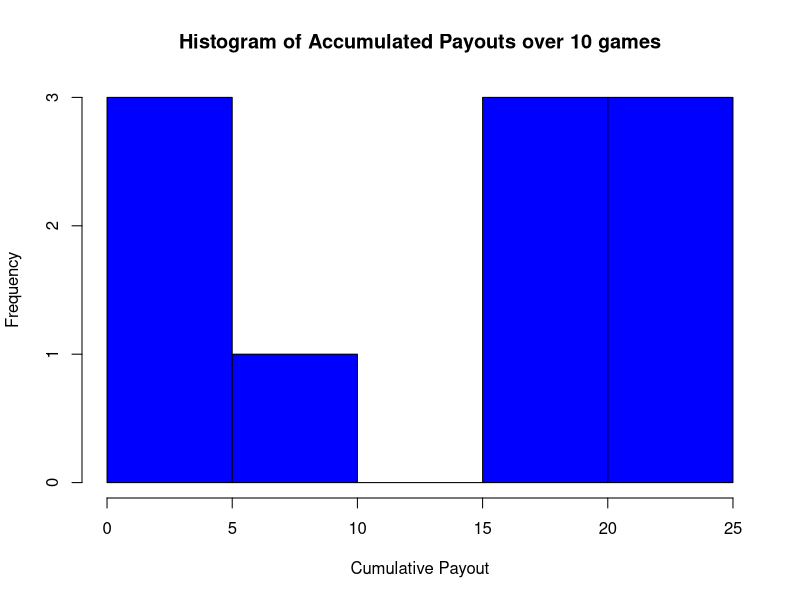
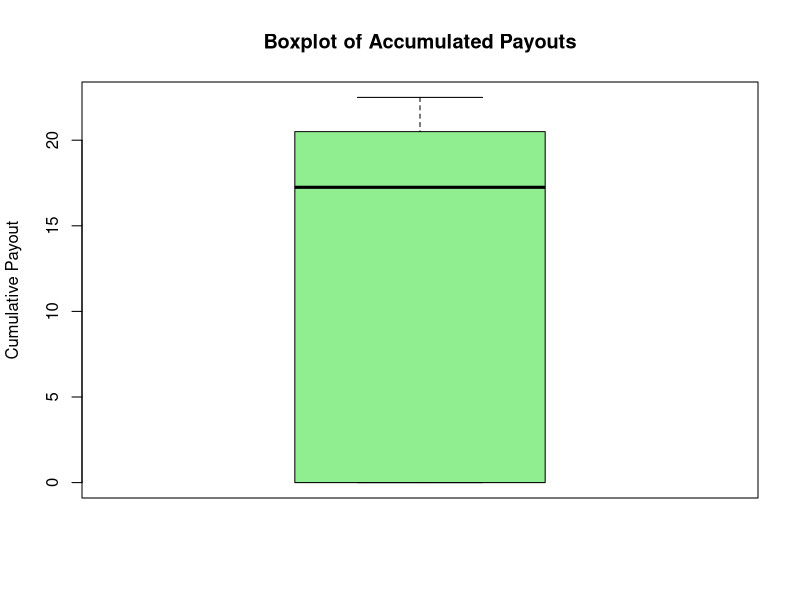
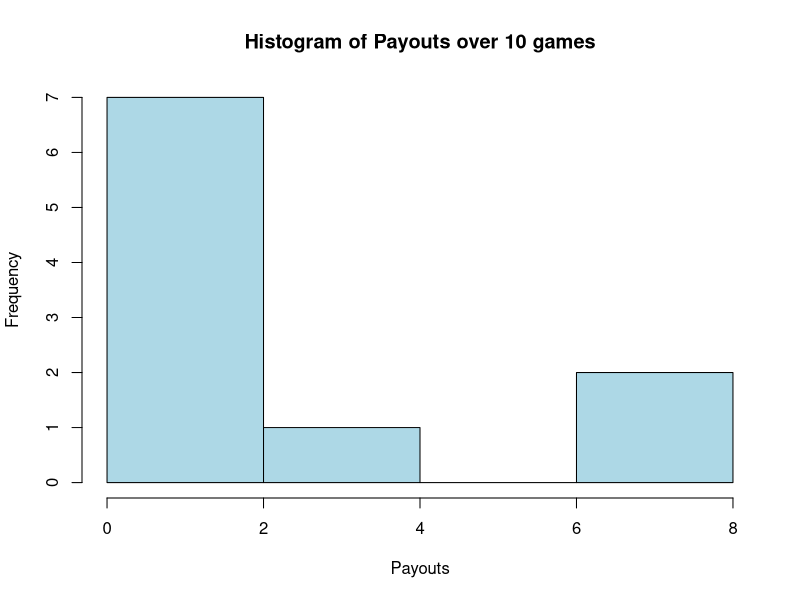
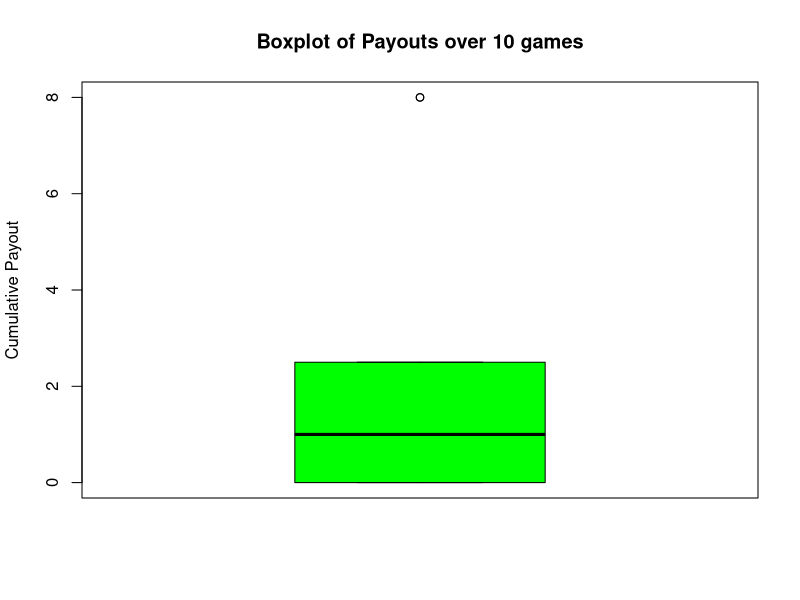

The R source for these figures, in order:
## ---- chunk 1
#notice how to make a table
library(knitr)
Tile<-c("hearts", "diamonds", "spades", "clubs", "joker", "ca")
b<-c(7, 5, 3, 6, 9, 20)
win <- c(2, 2.5, 8, 4, 2.5, 0)
Reel2<-cbind(Tile, b, win)
colnames(Reel2)<-c("Symbol","Number of tiles", "Payout")
kable(Reel2, align=c("l","c", "c"))
## ---- chunk 2
#let "h” = hearts,
# "d” = diamonds, ..., "ca” = ca
Reel<-c(rep("h",7), rep("d",5), rep("s",3), rep("c",6),
rep("j",9), rep("ca",20))
#?sample
#randomly select an element from within Reel
spin<- sample(Reel, size=1)
spin
## ---- chunk 3
Reel2<-1:6
#probs of different symbols on reel
probs<- c( 7, 5, 3, 6, 9, 20 )/50
spin<-sample(Reel2, size=1, prob=probs)
spin
## [1] 6
winnings<- c(2, 2.5, 8, 4, 2.5, 0)
payout<- winnings[spin]
payout
## ---- chunk 4
# What is probability of getting the different winning symbols?
#| echo: false
set.seed(123)  #For reproducibility

Reel2<-1:6
probs<- c( 7, 5, 3, 6, 9, 20 )/50
spin<-sample(Reel2, size=1, prob=probs)


#Simulate 10,000 spins
spins <- sample(Reel2, size = 10000, replace = TRUE, prob = probs)
table(spins)
estimatedProbs <- table(spins) / 10000
estimatedProbs
probs
## ---- chunk 5
# Calculate the average pay out if you play the game once.

set.seed(124)  #For reproducibility

Reel2<-1:6
probs<- c( 7, 5, 3, 6, 9, 20 )/50
spin<-sample(Reel2, size=1, prob=probs)
winnings<- c(2, 2.5, 8, 4, 2.5, 0)
originalpayout<- winnings[spin]
originalpayout

spinsEx2 <- sample(Reel2, size = 10000, replace = TRUE, prob = probs)
#Get payouts
payoutsEx2 <- winnings[spinsEx2]

#Estimate the average payout if you play the game once.
est_avg_payout <- mean(payoutsEx2)
est_avg_payout

#Theoretical expected payout
true_avg_payout <- sum(probs*winnings)
true_avg_payout
## ---- chunk 6
set.seed(125)  #For reproducibility

Reel2<-1:6
probs<- c( 7, 5, 3, 6, 9, 20 )/50
spin<-sample(Reel2, size=1, prob=probs)
winnings<- c(2, 2.5, 8, 4, 2.5, 0)

spinsEx3 <- sample(Reel2, size = 10, replace = TRUE, prob = probs)
#Get payouts
payoutsEx3 <- winnings[spinsEx3]
payoutsEx3
#Total payout
cum_payout <- cumsum(payoutsEx3)
cum_payout
avgpayout <- mean(payoutsEx3)
avgpayout
#Histogram showing cumulative paypout
hist(cum_payout, 
     main= "Histogram of Accumulated Payouts over 10 games",
     xlab= "Cumulative Payout",
     ylab= "Frequency",
     col= "blue",
     border= "black",
     breaks= 5)
boxplot(cum_payout, 
        main = "Boxplot of Accumulated Payouts",
        ylab = "Cumulative Payout",
        col = "lightgreen"
        )

#Histogram showing paypout frequency
hist(payoutsEx3, 
     main = "Histogram of Payouts over 10 games",
     xlab = "Payouts",
     ylab = "Frequency",
     col = "lightblue",
     border = "black",
     breaks = 5)
boxplot(payoutsEx3, 
        main = "Boxplot of Payouts over 10 games",
        ylab = "Cumulative Payout",
        col = "green"
        )
#For accumulated payouts over 10 games
meanAccPayout <- mean(cum_payout)
medAccPayout <- median(cum_payout)
fivenumAccPayout<-fivenum(cum_payout)

summarystat <- data.frame(Statistics = c("Mean","Median","Minimum","Q1","Q2","Q3","Maximum"),Values=c(meanAccPayout,medAccPayout,fivenumAccPayout))
print(summarystat)

#For  payouts over 10 games
meanPayout <- mean(payoutsEx3)

medPayout <- median(payoutsEx3)
fivenumPayout<-fivenum(payoutsEx3)

summarystatpay <- data.frame(Statistics = c("Mean","Median","Minimum","Q1","Q2","Q3","Maximum"),Values=c(meanPayout,medPayout,fivenumPayout))
print(summarystatpay)
